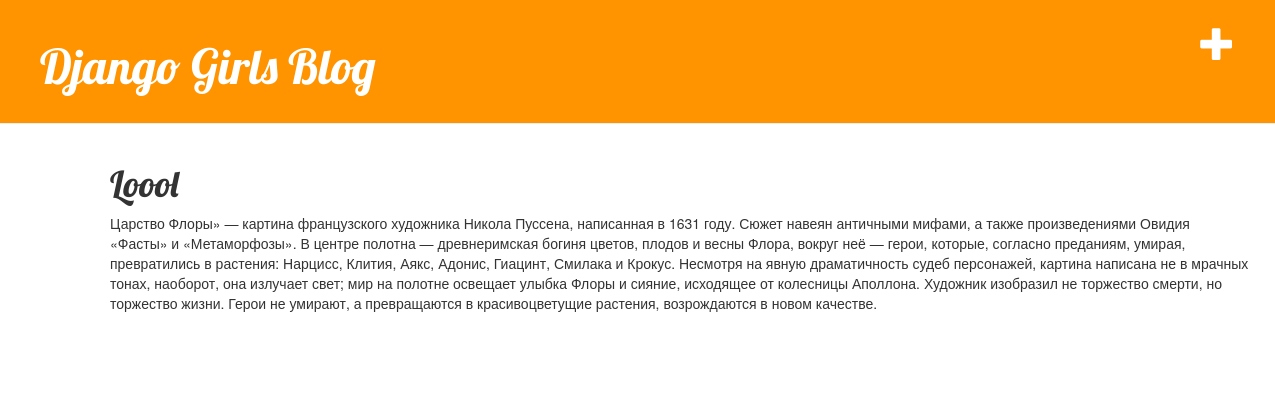
The app's page /blog/4/ with its own data.
### blog/models.py (models this page shows, shortened)
class Post(models.Model):
    author = models.ForeignKey(settings.AUTH_USER_MODEL, on_delete=models.CASCADE)
    title = models.CharField(max_length=100)
    text = models.TextField()
    created_date = models.DateField(default=timezone.now())
    published = models.DateField(blank=True, null=True)

### blog/views.py (the view)
# urls.py: path('blog/<pk>/', detail, name='post_detail'),
def detail(request, pk):
    from django.core.mail import send_mail
    post = get_object_or_404(Post, pk=pk)
    return render(request, 'blog/detail.html', {'post' : post})

### blog/templates/blog/detail.html (shortened to what this page needs)
{% extends 'blog/base.html' %}
{% load static %}
{% block content %}
<div class="content container">
    <div class="post">
        <h1>{{ post.title }}</h1>
        <p>{{ post.text|linebreaksbr }}</p>
    </div>
</div>
{% endblock %}

### blog/static/css/blog.css (style rules this page uses)
.content { margin-left: 40px; }
h1, h2, h3, h4 { font-family: 'Lobster', cursive; }
.post { margin-bottom: 70px; }

### records on screen
Post: title "Loool", text "Царство Флоры» — картина французского художника Никола Пуссена, написанная в 1631 году. Сюжет навеян античными мифами, а также произведениями Овидия «Фасты» и «Метаморфозы». В центре полотна — древнеримская богиня цветов, плодов и весны Флора, вокруг неё — герои, которые, согласно преданиям, умирая, превратились в растения: Нарцисс, Клития, Аякс, Адонис, Гиацинт, Смилака и Крокус. Несмотря на явную драматичность судеб персонажей, картина написана не в мрачных тонах, наоборот, она излучает свет; мир на полотне освещает улыбка Флоры и сияние, исходящее от колесницы Аполлона. Художник изобразил не торжество смерти, но торжество жизни. Герои не умирают, а превращаются в красивоцветущие…"
